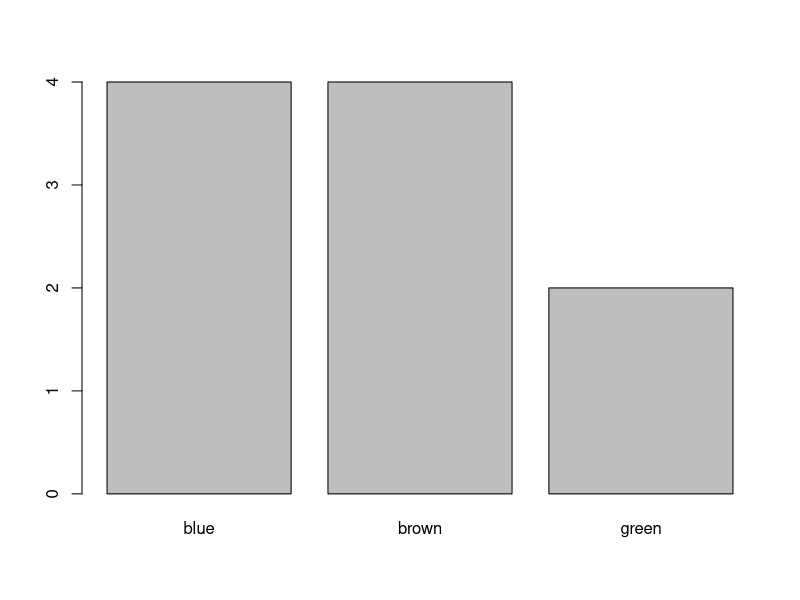
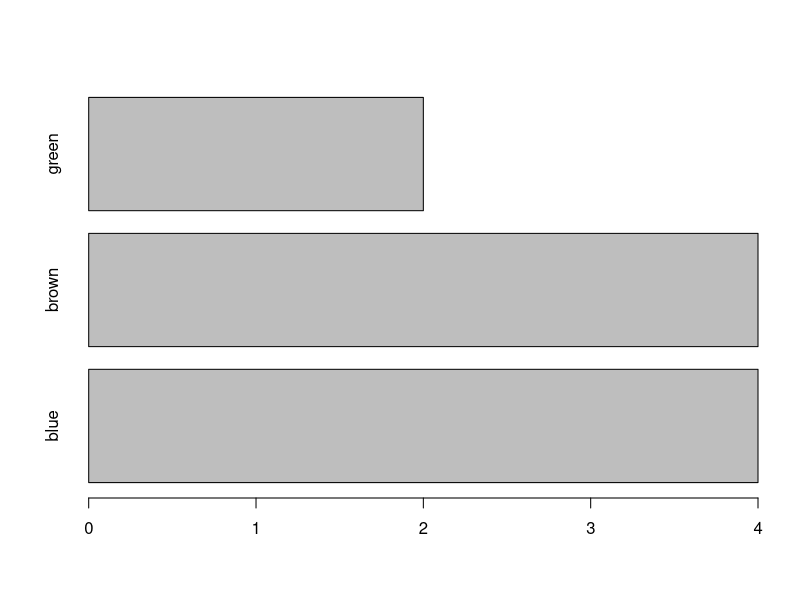
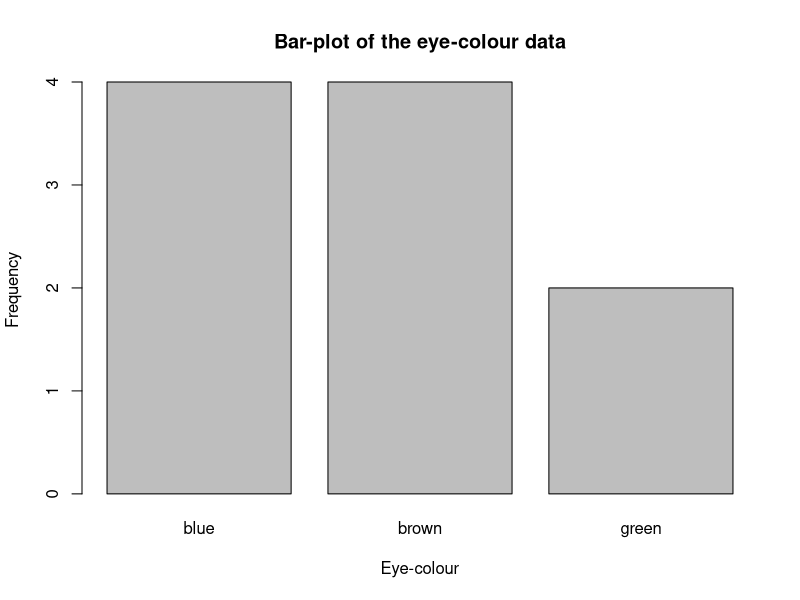
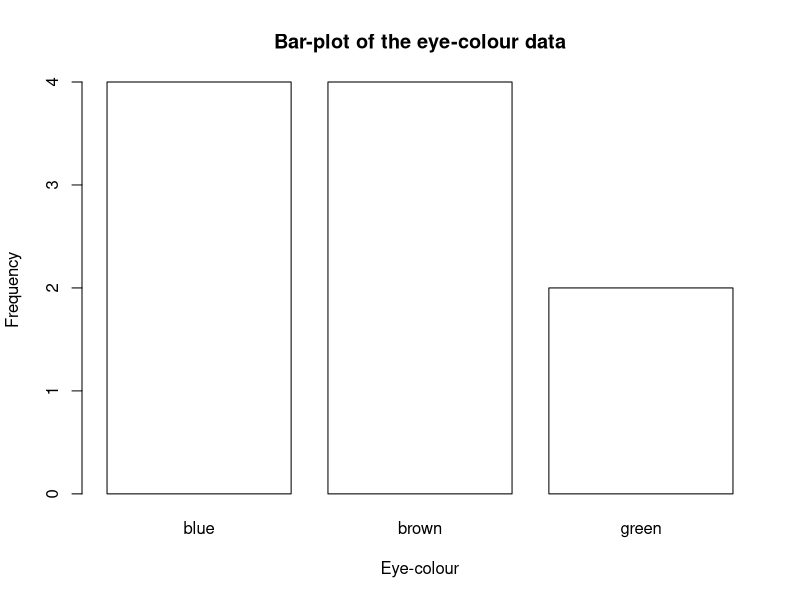
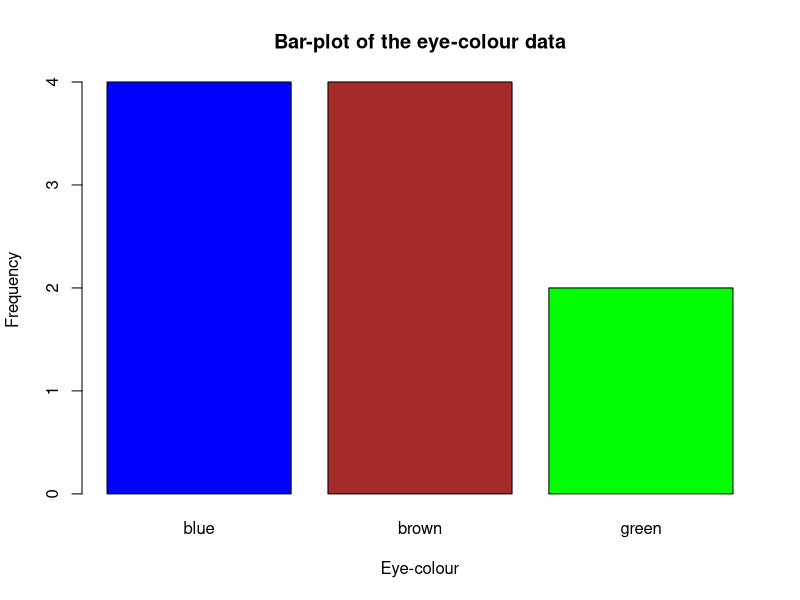
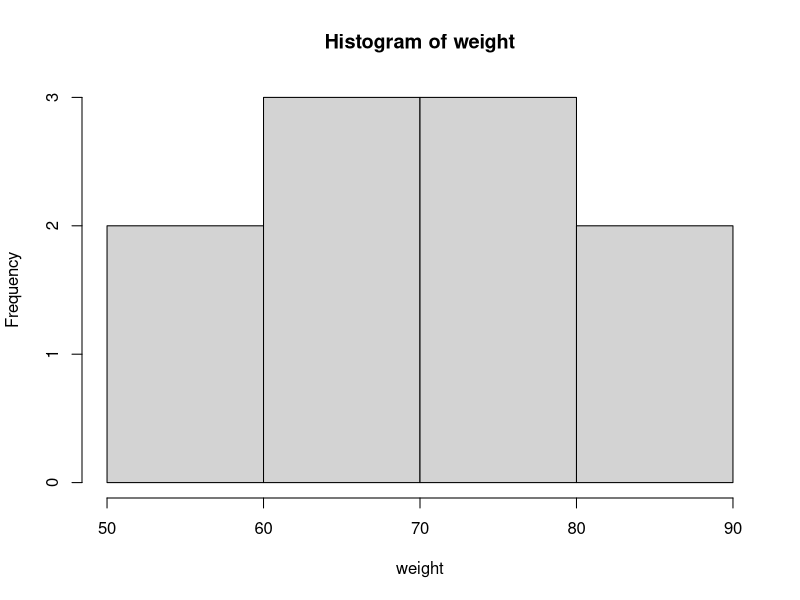
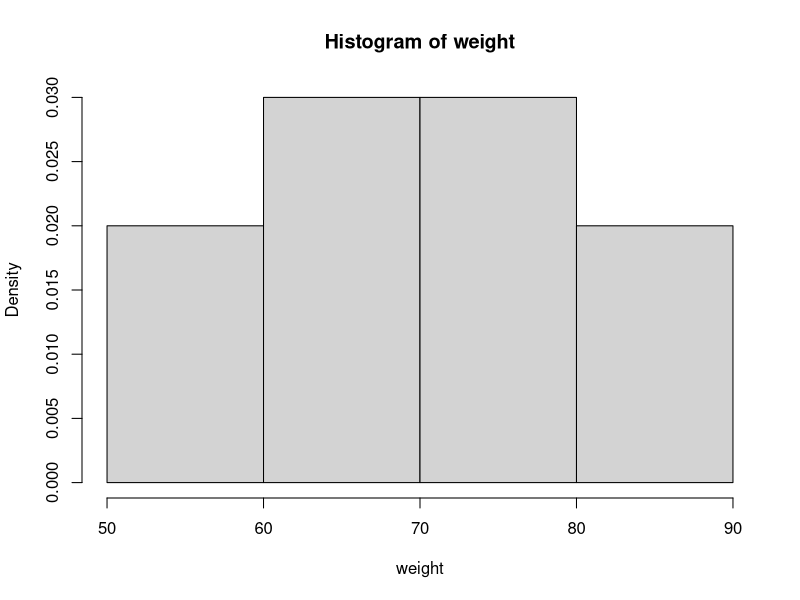
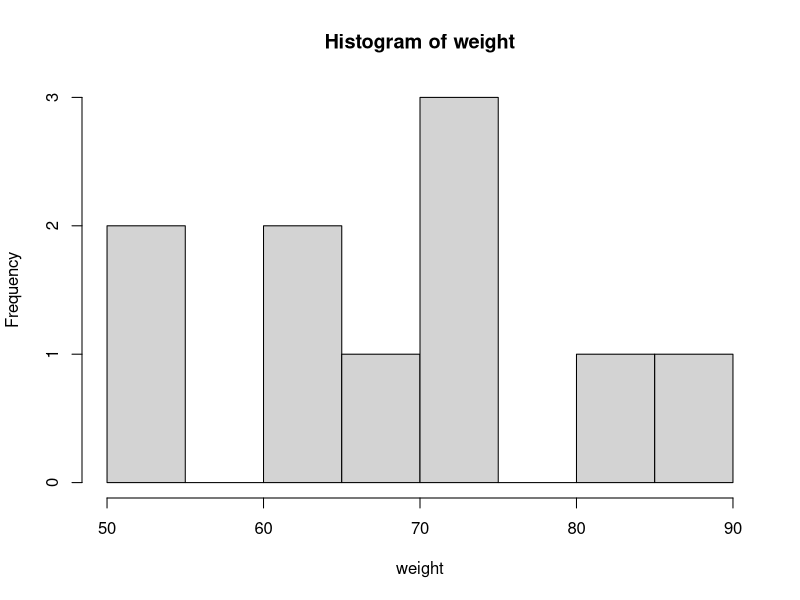

These figures' R source, in order:
##################################################
## Project: Undergraduate Biostatistics 
## Script purpose: Introduction to R
## Author: Ege Ulgen
##################################################

# Sample Session ----------------------------------------------------------

# This is a comment
# print a number
2 

2 + 3 # perform a simple calculation
2 * 3 

# natural log
log(2)

# working directory -------------------------------------------------------
# Return current working directory
getwd()

# Set working directory
setwd("/Users/egeulgen/Documents/Teaching/21_22_Undergrad/scripts")

# special characters in R -------------------------------------------------s
# NA: Not Available (i.e. missing values)
# NaN: Not a Number (e.g. 0/0)
0/0
# Inf: Infinity
# -Inf: Minus Infinity. For instance 0 divided by 0 gives a NaN, but 1 divided by 0 gives Inf.
1/0

# numeric and string objects ----------------------------------------------
### Numeric objects
# store an object
x <- 2
x # print this object

# store and print an object
(y <- 3)

# perform simple calculations
x + y
x * 3 + y * 2

# update an object to be doubled
x <- 2 * x

### String objects
x <- "Hello"
x

(y <- "World")

# concatenate the two words
paste(x, y)

# vectors -----------------------------------------------------------------
# store a vector
height <- c(168, 177, 177, 177, 178, 172, 165, 171, 178, 170)

# print the second element
height[2]

# print from the 2nd to the 5th element
height[2:5]

# Define a vector as a sequence (1 to 10)
(obs <- 1:10)

# define a regular sequence
seq(1, 10)
seq(1, 10, by = 2)

# Perform a simple calculation using vectors (element-wise)
weight <- c(88, 72, 85, 52, 71, 69, 61, 61, 51, 75)

BMI <- weight / ((height / 100) ^ 2)
BMI

### simple descriptions of the vector
# length
length(height)

### string vectors
eye_color <- c("blue", "green", "brown", "blue", "brown", 
               "blue", "blue", "green", "brown", "brown")

table(eye_color)

table(eye_color) / 10
table(eye_color) / 10 * 100

### appending to and deleting from a vector
# empty vector
my_vec <- c()
# append to vector
my_vec <- c(my_vec, 3)
my_vec
my_vec <- c(1, 2, my_vec)
my_vec

# delete an element
my_vec[2]
my_vec <- my_vec[-2]
my_vec

# simple plotting ---------------------------------------------------------

### bar plot
freq_tbl <- table(eye_color)
?barplot
barplot(freq_tbl)

barplot(freq_tbl, horiz = TRUE)

barplot(freq_tbl, 
        xlab = "Eye-colour",
        ylab = "Frequency",
        main = "Bar-plot of the eye-colour data")

barplot(freq_tbl, 
        xlab = "Eye-colour",
        ylab = "Frequency",
        main = "Bar-plot of the eye-colour data",
        col = "white")

barplot(freq_tbl, 
        xlab = "Eye-colour",
        ylab = "Frequency",
        main = "Bar-plot of the eye-colour data",
        col = c("blue", "brown", "green"))

###  histogram of weight
hist(weight)
hist(weight, freq = FALSE)
hist(weight, breaks = 10)
hist(weight, breaks = 10, col = "blue")

### Cholesterol data
chol_vec <- c(213, 174, 193, 196, 220, 183, 194, 200, 192, 200, 200, 199, 178,
              183, 188, 193, 187, 181, 193, 205, 196, 211, 202, 213, 216, 206,
              195, 191, 171, 194, 184, 191, 221, 212, 221, 204, 204, 191, 183, 227)
hist(chol_vec)
hist(chol_vec, breaks = 15)

grp1 <- chol_vec[1:20]
grp2 <- chol_vec[21:40]
hist(grp1, col = "red", main = "Group 1 - Distribution")
hist(grp2, col = "blue", main = "Group 2 - Distribution")


min(chol_vec)
max(chol_vec)

hist(grp1, col = "red", main = "Distribution by Group", 
     xlim = c(170, 230), ylim = c(0, 10))
hist(grp2, col = "blue",
     xlim = c(170, 230), ylim = c(0, 10), add = TRUE)




hist(grp1, col = rgb(red = 1, green = 0, blue = 0, alpha = 0.5), 
     main = "Distribution by Group", 
     xlim = c(170, 230), ylim = c(0, 10),
     xlab = NULL)
hist(grp2, col = rgb(red = 0, green = 0, blue = 1, alpha = 0.5), 
     xlim = c(170, 230), ylim = c(0, 10), add = TRUE)
